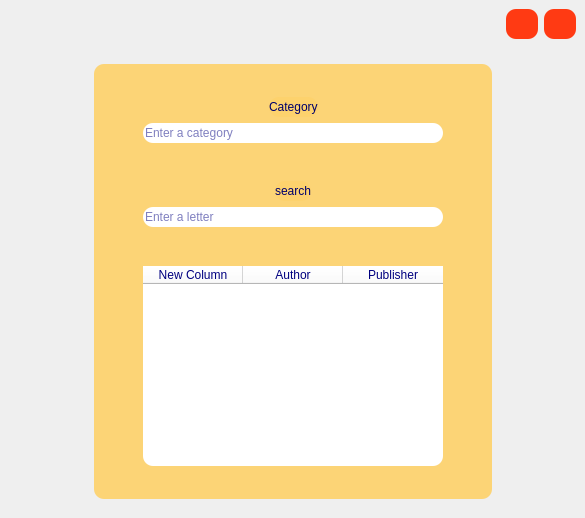
<?xml version="1.0" encoding="UTF-8"?>
<ui version="4.0">
 <class>searchincat</class>
 <widget class="QMainWindow" name="searchincat">
  <property name="geometry">
   <rect>
    <x>0</x>
    <y>0</y>
    <width>585</width>
    <height>518</height>
   </rect>
  </property>
  <property name="windowTitle">
   <string>MainWindow</string>
  </property>
  <property name="styleSheet">
   <string notr="true">#searchincat
{
border-image :  url(:/images/images/Library-Wallpaper-19-2560x1600-1.jpg)
}
QPushButton
{
background-color:rgb(255, 58, 19);
border-radius : 10px;
}
QPushButton:hover{
background-color: rgb(249, 255, 198);
}</string>
  </property>
  <widget class="QWidget" name="centralwidget">
   <layout class="QVBoxLayout" name="verticalLayout">
    <item>
     <layout class="QHBoxLayout" name="horizontalLayout">
      <property name="topMargin">
       <number>0</number>
      </property>
      <item>
       <spacer name="horizontalSpacer">
        <property name="orientation">
         <enum>Qt::Horizontal</enum>
        </property>
        <property name="sizeHint" stdset="0">
         <size>
          <width>40</width>
          <height>20</height>
         </size>
        </property>
       </spacer>
      </item>
      <item>
       <widget class="QPushButton" name="pushButton_2">
        <property name="minimumSize">
         <size>
          <width>30</width>
          <height>30</height>
         </size>
        </property>
        <property name="cursor">
         <cursorShape>PointingHandCursor</cursorShape>
        </property>
        <property name="text">
         <string/>
        </property>
        <property name="icon">
         <iconset resource="rec.qrc">
          <normaloff>:/icones/images/786263.png</normaloff>:/icones/images/786263.png</iconset>
        </property>
        <property name="iconSize">
         <size>
          <width>30</width>
          <height>30</height>
         </size>
        </property>
       </widget>
      </item>
      <item>
       <widget class="QPushButton" name="pushButton">
        <property name="minimumSize">
         <size>
          <width>30</width>
          <height>30</height>
         </size>
        </property>
        <property name="cursor">
         <cursorShape>PointingHandCursor</cursorShape>
        </property>
        <property name="toolTip">
         <string>close</string>
        </property>
        <property name="text">
         <string/>
        </property>
        <property name="icon">
         <iconset resource="rec.qrc">
          <normaloff>:/icones/images/delete-sign.png</normaloff>:/icones/images/delete-sign.png</iconset>
        </property>
        <property name="iconSize">
         <size>
          <width>30</width>
          <height>30</height>
         </size>
        </property>
       </widget>
      </item>
     </layout>
    </item>
    <item>
     <spacer name="verticalSpacer_2">
      <property name="orientation">
       <enum>Qt::Vertical</enum>
      </property>
      <property name="sizeHint" stdset="0">
       <size>
        <width>20</width>
        <height>40</height>
       </size>
      </property>
     </spacer>
    </item>
    <item>
     <spacer name="verticalSpacer_7">
      <property name="orientation">
       <enum>Qt::Vertical</enum>
      </property>
      <property name="sizeHint" stdset="0">
       <size>
        <width>20</width>
        <height>40</height>
       </size>
      </property>
     </spacer>
    </item>
    <item>
     <layout class="QHBoxLayout" name="horizontalLayout_2">
      <property name="topMargin">
       <number>0</number>
      </property>
      <property name="bottomMargin">
       <number>0</number>
      </property>
      <item>
       <spacer name="horizontalSpacer_8">
        <property name="orientation">
         <enum>Qt::Horizontal</enum>
        </property>
        <property name="sizeHint" stdset="0">
         <size>
          <width>40</width>
          <height>20</height>
         </size>
        </property>
       </spacer>
      </item>
      <item>
       <widget class="QWidget" name="" native="true">
        <property name="styleSheet">
         <string notr="true">QWidget{
color:rgb(0, 0, 127);
background-color: rgba(255, 205, 88,0.8);
border-radius : 10px;

}
QLineEdit
{
background-color: white;
border-radius : 10px;
}

QPushButton
{
background-color:rgb(255, 58, 19);
border-radius : 10px;
}
QPushButton:hover{
background-color:  rgb(139, 193, 14);
}
QLabel
{
background-color: rgba(255, 205, 88,0.3);
color:rgb(0, 0, 107);
}
</string>
        </property>
        <layout class="QVBoxLayout" name="verticalLayout_2">
         <property name="topMargin">
          <number>1</number>
         </property>
         <property name="bottomMargin">
          <number>1</number>
         </property>
         <item>
          <spacer name="verticalSpacer_6">
           <property name="orientation">
            <enum>Qt::Vertical</enum>
           </property>
           <property name="sizeHint" stdset="0">
            <size>
             <width>20</width>
             <height>40</height>
            </size>
           </property>
          </spacer>
         </item>
         <item>
          <layout class="QHBoxLayout" name="horizontalLayout_6">
           <property name="topMargin">
            <number>0</number>
           </property>
           <item>
            <spacer name="horizontalSpacer_11">
             <property name="orientation">
              <enum>Qt::Horizontal</enum>
             </property>
             <property name="sizeHint" stdset="0">
              <size>
               <width>40</width>
               <height>20</height>
              </size>
             </property>
            </spacer>
           </item>
           <item>
            <widget class="QLabel" name="label">
             <property name="text">
              <string>Category</string>
             </property>
            </widget>
           </item>
           <item>
            <spacer name="horizontalSpacer_10">
             <property name="orientation">
              <enum>Qt::Horizontal</enum>
             </property>
             <property name="sizeHint" stdset="0">
              <size>
               <width>40</width>
               <height>20</height>
              </size>
             </property>
            </spacer>
           </item>
          </layout>
         </item>
         <item>
          <layout class="QHBoxLayout" name="horizontalLayout_5">
           <property name="topMargin">
            <number>0</number>
           </property>
           <item>
            <spacer name="horizontalSpacer_6">
             <property name="orientation">
              <enum>Qt::Horizontal</enum>
             </property>
             <property name="sizeHint" stdset="0">
              <size>
               <width>40</width>
               <height>20</height>
              </size>
             </property>
            </spacer>
           </item>
           <item>
            <widget class="QLineEdit" name="cat">
             <property name="minimumSize">
              <size>
               <width>300</width>
               <height>20</height>
              </size>
             </property>
             <property name="toolTip">
              <string>enter category</string>
             </property>
             <property name="placeholderText">
              <string>Enter a category</string>
             </property>
            </widget>
           </item>
           <item>
            <spacer name="horizontalSpacer_7">
             <property name="orientation">
              <enum>Qt::Horizontal</enum>
             </property>
             <property name="sizeHint" stdset="0">
              <size>
               <width>40</width>
               <height>20</height>
              </size>
             </property>
            </spacer>
           </item>
          </layout>
         </item>
         <item>
          <spacer name="verticalSpacer_3">
           <property name="orientation">
            <enum>Qt::Vertical</enum>
           </property>
           <property name="sizeHint" stdset="0">
            <size>
             <width>20</width>
             <height>40</height>
            </size>
           </property>
          </spacer>
         </item>
         <item>
          <layout class="QHBoxLayout" name="horizontalLayout_7">
           <property name="topMargin">
            <number>0</number>
           </property>
           <item>
            <spacer name="horizontalSpacer_13">
             <property name="orientation">
              <enum>Qt::Horizontal</enum>
             </property>
             <property name="sizeHint" stdset="0">
              <size>
               <width>40</width>
               <height>20</height>
              </size>
             </property>
            </spacer>
           </item>
           <item>
            <widget class="QLabel" name="label_2">
             <property name="text">
              <string>search</string>
             </property>
            </widget>
           </item>
           <item>
            <spacer name="horizontalSpacer_12">
             <property name="orientation">
              <enum>Qt::Horizontal</enum>
             </property>
             <property name="sizeHint" stdset="0">
              <size>
               <width>40</width>
               <height>20</height>
              </size>
             </property>
            </spacer>
           </item>
          </layout>
         </item>
         <item>
          <layout class="QHBoxLayout" name="horizontalLayout_3">
           <property name="topMargin">
            <number>0</number>
           </property>
           <item>
            <spacer name="horizontalSpacer_2">
             <property name="orientation">
              <enum>Qt::Horizontal</enum>
             </property>
             <property name="sizeHint" stdset="0">
              <size>
               <width>40</width>
               <height>20</height>
              </size>
             </property>
            </spacer>
           </item>
           <item>
            <widget class="QLineEdit" name="search">
             <property name="minimumSize">
              <size>
               <width>300</width>
               <height>20</height>
              </size>
             </property>
             <property name="toolTip">
              <string>enter a letter</string>
             </property>
             <property name="placeholderText">
              <string>Enter a letter</string>
             </property>
            </widget>
           </item>
           <item>
            <spacer name="horizontalSpacer_3">
             <property name="orientation">
              <enum>Qt::Horizontal</enum>
             </property>
             <property name="sizeHint" stdset="0">
              <size>
               <width>40</width>
               <height>20</height>
              </size>
             </property>
            </spacer>
           </item>
          </layout>
         </item>
         <item>
          <spacer name="verticalSpacer_4">
           <property name="orientation">
            <enum>Qt::Vertical</enum>
           </property>
           <property name="sizeHint" stdset="0">
            <size>
             <width>20</width>
             <height>40</height>
            </size>
           </property>
          </spacer>
         </item>
         <item>
          <layout class="QHBoxLayout" name="horizontalLayout_4">
           <property name="topMargin">
            <number>0</number>
           </property>
           <item>
            <spacer name="horizontalSpacer_4">
             <property name="orientation">
              <enum>Qt::Horizontal</enum>
             </property>
             <property name="sizeHint" stdset="0">
              <size>
               <width>40</width>
               <height>20</height>
              </size>
             </property>
            </spacer>
           </item>
           <item>
            <widget class="QTableWidget" name="table">
             <property name="minimumSize">
              <size>
               <width>300</width>
               <height>200</height>
              </size>
             </property>
             <property name="styleSheet">
              <string notr="true">background-color:white</string>
             </property>
             <column>
              <property name="text">
               <string>New Column</string>
              </property>
             </column>
             <column>
              <property name="text">
               <string>Author</string>
              </property>
             </column>
             <column>
              <property name="text">
               <string>Publisher</string>
              </property>
             </column>
            </widget>
           </item>
           <item>
            <spacer name="horizontalSpacer_5">
             <property name="orientation">
              <enum>Qt::Horizontal</enum>
             </property>
             <property name="sizeHint" stdset="0">
              <size>
               <width>40</width>
               <height>20</height>
              </size>
             </property>
            </spacer>
           </item>
          </layout>
         </item>
         <item>
          <spacer name="verticalSpacer_5">
           <property name="orientation">
            <enum>Qt::Vertical</enum>
           </property>
           <property name="sizeHint" stdset="0">
            <size>
             <width>20</width>
             <height>40</height>
            </size>
           </property>
          </spacer>
         </item>
        </layout>
       </widget>
      </item>
      <item>
       <spacer name="horizontalSpacer_9">
        <property name="orientation">
         <enum>Qt::Horizontal</enum>
        </property>
        <property name="sizeHint" stdset="0">
         <size>
          <width>40</width>
          <height>20</height>
         </size>
        </property>
       </spacer>
      </item>
     </layout>
    </item>
    <item>
     <spacer name="verticalSpacer">
      <property name="orientation">
       <enum>Qt::Vertical</enum>
      </property>
      <property name="sizeHint" stdset="0">
       <size>
        <width>20</width>
        <height>40</height>
       </size>
      </property>
     </spacer>
    </item>
   </layout>
  </widget>
 </widget>
 <resources>
  <include location="rec.qrc"/>
 </resources>
 <connections>
  <connection>
   <sender>pushButton</sender>
   <signal>clicked()</signal>
   <receiver>searchincat</receiver>
   <slot>close()</slot>
   <hints>
    <hint type="sourcelabel">
     <x>564</x>
     <y>33</y>
    </hint>
    <hint type="destinationlabel">
     <x>564</x>
     <y>68</y>
    </hint>
   </hints>
  </connection>
  <connection>
   <sender>pushButton_2</sender>
   <signal>clicked()</signal>
   <receiver>searchincat</receiver>
   <slot>showMinimized()</slot>
   <hints>
    <hint type="sourcelabel">
     <x>527</x>
     <y>34</y>
    </hint>
    <hint type="destinationlabel">
     <x>527</x>
     <y>73</y>
    </hint>
   </hints>
  </connection>
 </connections>
</ui>
